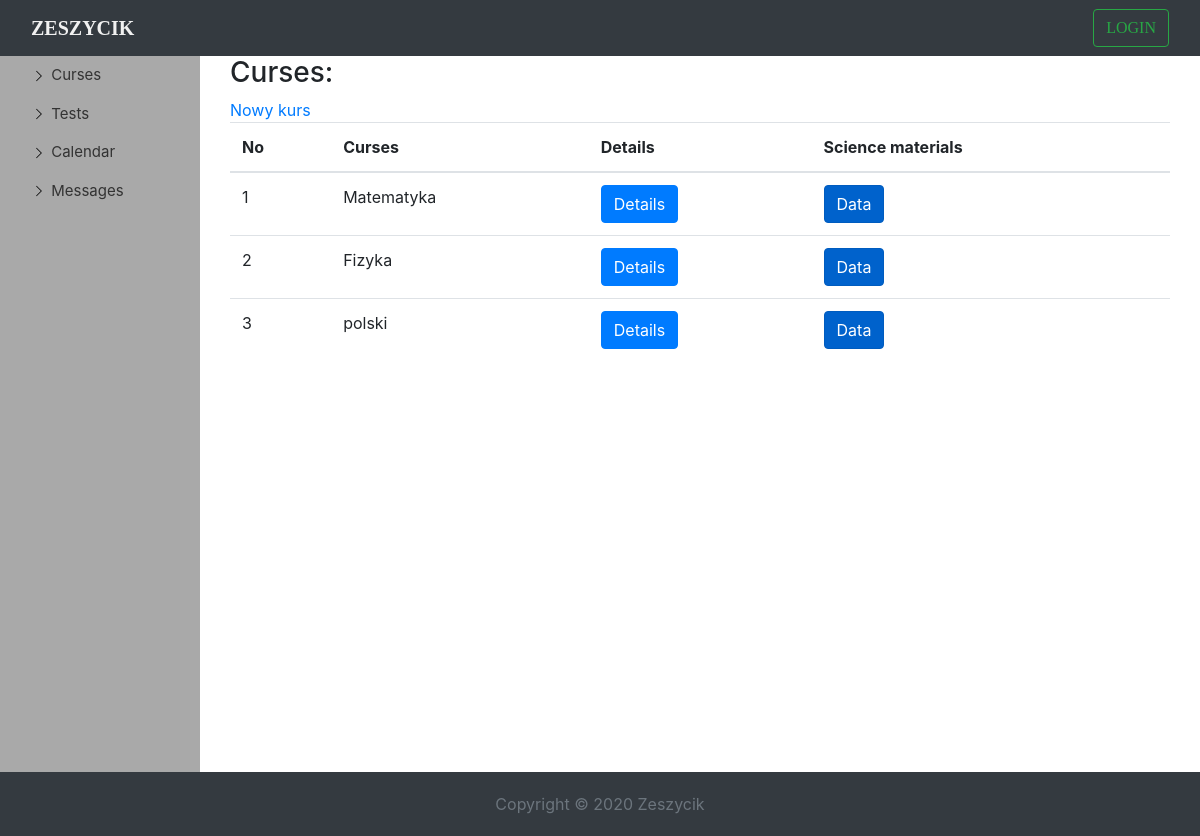
The page /lessons on the database as committed earlier.
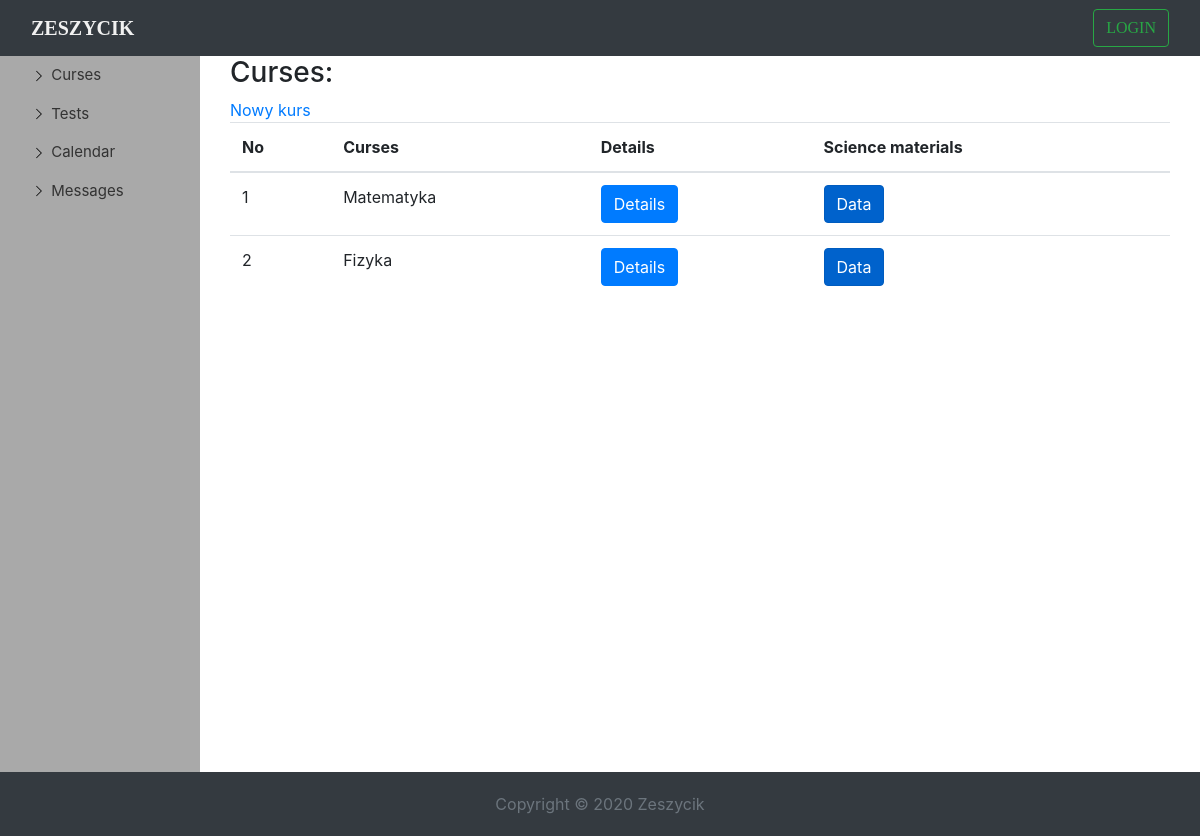
The same page on the database as committed later.
### school/models.py (models this page shows, shortened)
class Lesson(models.Model):
    name = models.CharField(max_length=150, unique=True, blank=False)
    description = models.CharField(max_length=250)
    teacher = models.ForeignKey(SchoolUser, on_delete=models.SET_NULL, null=True, blank=True, related_name='teacher')
    date = models.DateTimeField(default=timezone.now)
    data = models.FileField(blank=True, null=True)
    students = models.ManyToManyField(SchoolUser, null=True, blank=True, related_name='students')

### school/views.py (the view)
# urls.py: path('lessons', LessonsListView.as_view(), name='lessons_list'),
class LessonsListView(ListView):
    template_name = 'lessons_list.html'
    model = Lesson
    context_object_name = 'lessons'

### school/models.py (called while the page is built)
    def __str__(self):
        return f'{self.user.first_name} {self.user.last_name} - {self.permissions}'

### school/templates/lessons_list.html (shortened to what this page needs)
{% extends 'dashboard.html' %}
{% load static %}
{% block title %}
    <div class="container-fluid" id="dashborad-container">
    <h3>Curses:</h3>
    <a href="{% url 'lesson_create' %}">Nowy kurs</a>
    <div class=" table table-responsive-md">
      <table class="table">
          <thead>
            <th scope="col">No</th>
            <th scope="col">Curses</th>
            <th scope="col">Details</th>
            <th scope="col">Science materials</th>
          </thead>
          <tbody>
            {% for lesson in lessons %}
                <tr >
                    <td>{{  forloop.counter }}</td>
                     <td>{{ lesson.name }}</td>
                     <td>
                        <button type="button" class="btn btn-primary" data-toggle="modal" data-target="#exampleModal{{ lesson.pk }}">
                          Details
                        </button>
                    </td>
                    <td>
                        <a href="{% url 'lesson_data' lesson.pk %}"class="btn btn-primary active" role="button" aria-pressed="true">Data</a>
                    </td>
                </tr>
            {% endfor %}
          </tbody>
      </table>
    </div>
    </div>
{% endblock title %}

Rows that differ between the two databases and show on the page:
removed Lesson: name "polski"
